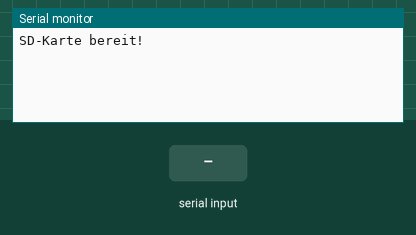
This sketch was run on a simulated ESP32. Shown: the last lines printed to the serial monitor. The inputs (shaded band) are chosen by the test bench. Storage starts empty; the camera gives no picture.

Above: at 1.6 s.
1.7 s: "f90\n" received over Serial
At 2.3 s:
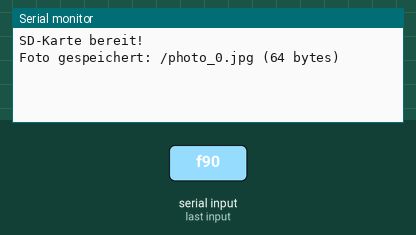
3.2 s: "f,45\n" received over Serial
At 4.8 s:
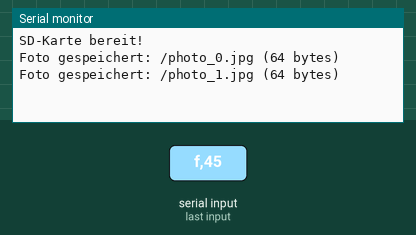

The sketch:

esp32_foto_command.ino
```cpp
#include "esp_camera.h"
#include "FS.h"
#include "SD_MMC.h"
#include <Arduino.h>

#define PWDN_GPIO_NUM     32
#define RESET_GPIO_NUM    -1
#define XCLK_GPIO_NUM      0
#define SIOD_GPIO_NUM     26
#define SIOC_GPIO_NUM     27
#define Y9_GPIO_NUM       35
#define Y8_GPIO_NUM       34
#define Y7_GPIO_NUM       39
#define Y6_GPIO_NUM       36
#define Y5_GPIO_NUM       21
#define Y4_GPIO_NUM       19
#define Y3_GPIO_NUM       18
#define Y2_GPIO_NUM        5
#define VSYNC_GPIO_NUM    25
#define HREF_GPIO_NUM     23
#define PCLK_GPIO_NUM     22
#define FLASH_LED         4   // LED-Pin für Blitz

camera_fb_t *fb = NULL;

// Funktion: nächsten Dateizähler ermitteln
int getNextPhotoNumber() {
  int number = 0;
  File f = SD_MMC.open("/counter.txt", FILE_READ);
  if(f){
    number = f.parseInt();
    f.close();
  }
  f = SD_MMC.open("/counter.txt", FILE_WRITE);
  if(f){
    f.println(number + 1);
    f.close();
  }
  return number;
}

void setup() {
  Serial.begin(115200);

  // Kamera konfigurieren
  camera_config_t config;
  config.ledc_channel = LEDC_CHANNEL_0;
  config.ledc_timer = LEDC_TIMER_0;
  config.pin_d0 = Y2_GPIO_NUM;
  config.pin_d1 = Y3_GPIO_NUM;
  config.pin_d2 = Y4_GPIO_NUM;
  config.pin_d3 = Y5_GPIO_NUM;
  config.pin_d4 = Y6_GPIO_NUM;
  config.pin_d5 = Y7_GPIO_NUM;
  config.pin_d6 = Y8_GPIO_NUM;
  config.pin_d7 = Y9_GPIO_NUM;
  config.pin_xclk = XCLK_GPIO_NUM;
  config.pin_pclk = PCLK_GPIO_NUM;
  config.pin_vsync = VSYNC_GPIO_NUM;
  config.pin_href = HREF_GPIO_NUM;
  config.pin_sscb_sda = SIOD_GPIO_NUM;
  config.pin_sscb_scl = SIOC_GPIO_NUM;
  config.pin_pwdn = PWDN_GPIO_NUM;
  config.pin_reset = RESET_GPIO_NUM;
  config.xclk_freq_hz = 20000000;
  config.pixel_format = PIXFORMAT_JPEG;
  config.frame_size = FRAMESIZE_SVGA;
  config.jpeg_quality = 5;
  config.fb_count = 2; // nutzt PSRAM, 4 bis 6

  if (esp_camera_init(&config) != ESP_OK) {
    Serial.println("Kamera-Initialisierung fehlgeschlagen!");
    return;
  }

  /*
  // Sensor-Einstellungen
  sensor_t *s = esp_camera_sensor_get();
  if(s){
    s->set_brightness(s, 2);
    s->set_contrast(s, 2);
    s->set_saturation(s, -2);
    s->set_whitebal(s, 1);       // Auto Weißabgleich
    s->set_exposure_ctrl(s, 1);  // Auto Belichtung
    s->set_gain_ctrl(s, 1);      // Automatischer Gain
    s->set_aec2(s, 1);           // AEC2 aktivieren (WebServer ähnlich)
    s->set_agc_gain(s, 0);       // Startwert für Gain
  }*/
  delay(100);
  // SD-Karte mounten
  if(!SD_MMC.begin()){
    Serial.println("Fehler beim Mounten der SD-Karte");
    return;
  }
  Serial.println("SD-Karte bereit!");
}

void loop() {
  if (Serial.available() > 0) {
    char cmd = Serial.read();
    if (cmd == 'f') {
        takePhoto();
    }
  }
}


// Funktion: ein Foto aufnehmen
void takePhoto() {
  //delay(500);
  //digitalWrite(FLASH_LED, HIGH);

  camera_fb_t *fb = esp_camera_fb_get();
  if (fb) {
      esp_camera_fb_return(fb);
  }

  if(!fb){
    Serial.println("Fehler beim Aufnehmen des Fotos");
    digitalWrite(FLASH_LED, LOW);
    return;
  }

  String path = "/photo_" + String(getNextPhotoNumber()) + ".jpg";
  File file = SD_MMC.open(path.c_str(), FILE_WRITE);
  if(file){
    file.write(fb->buf, fb->len);
    file.close();
    Serial.printf("Foto gespeichert: %s (%u bytes)\n", path.c_str(), fb->len);
  } else {
    Serial.println("Fehler beim Öffnen der Datei auf SD-Karte");
  }

  esp_camera_fb_return(fb);
  digitalWrite(FLASH_LED, LOW);
}
```

Measured:
- after the input at 1.7 s, the serial monitor: prints a new line after 0.09 s (image 1)
- after the input at 3.2 s, the serial monitor: prints a new line after 0.09 s (image 2)
